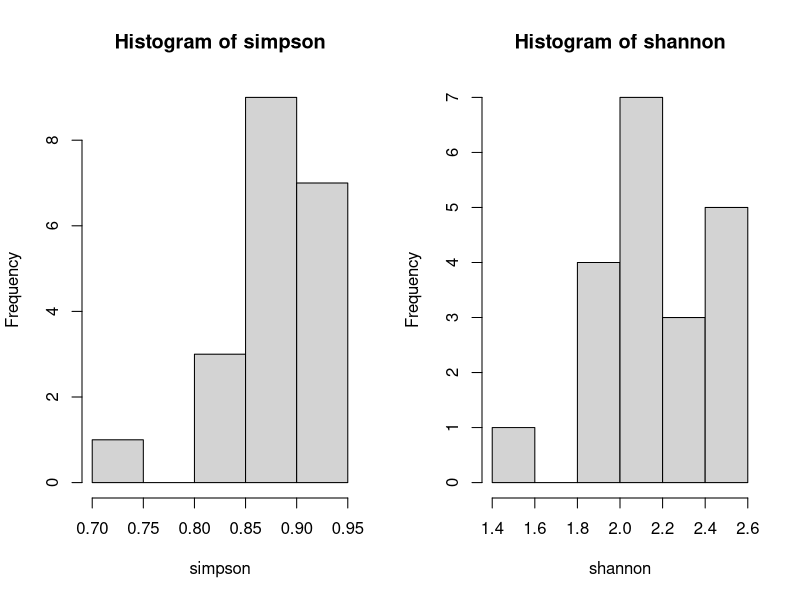
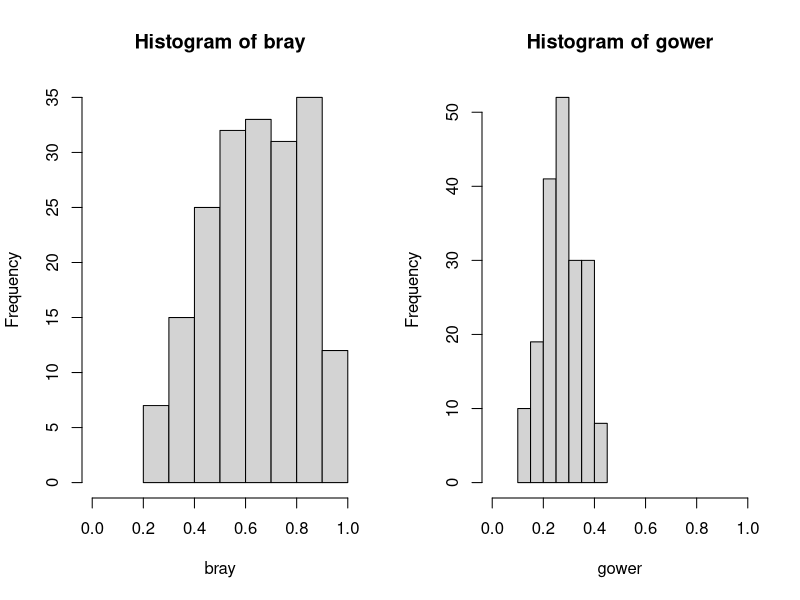
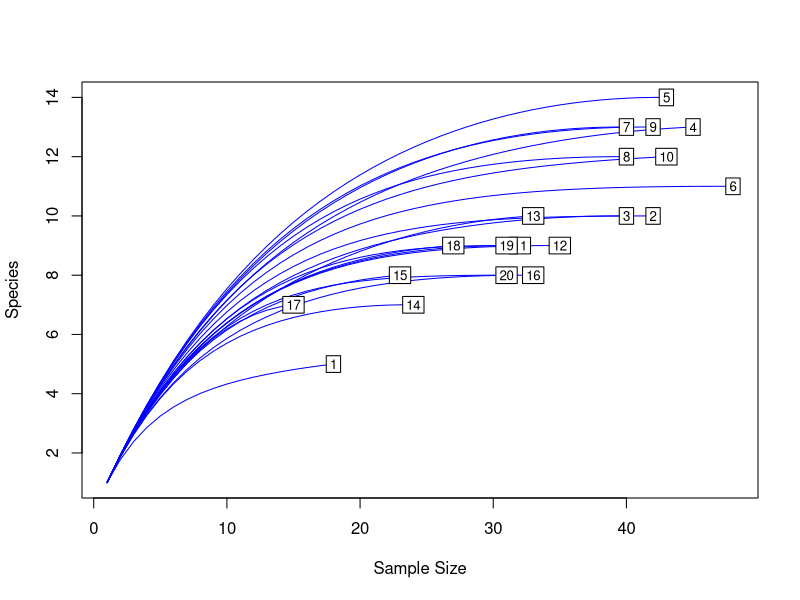
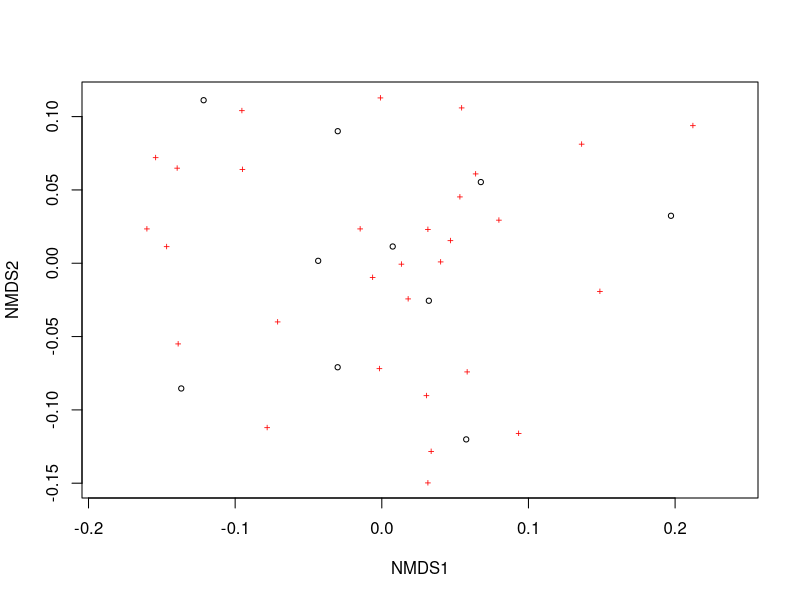
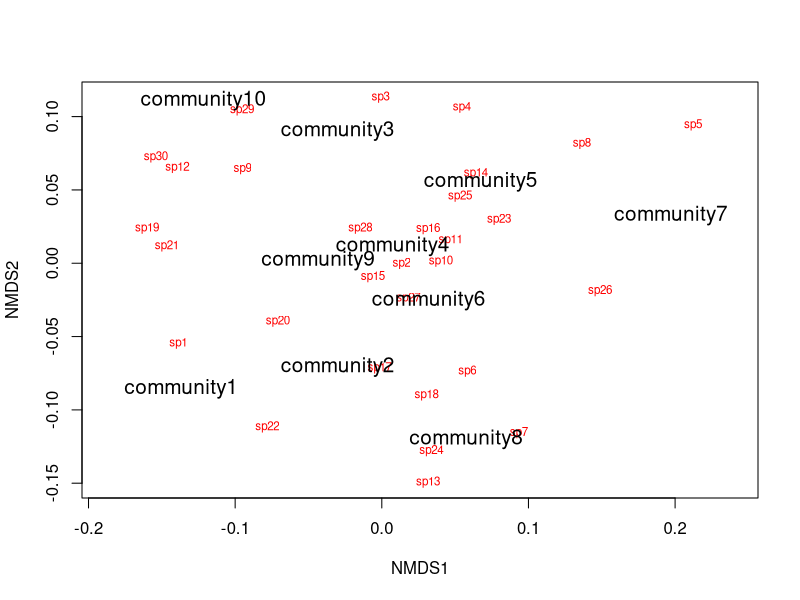
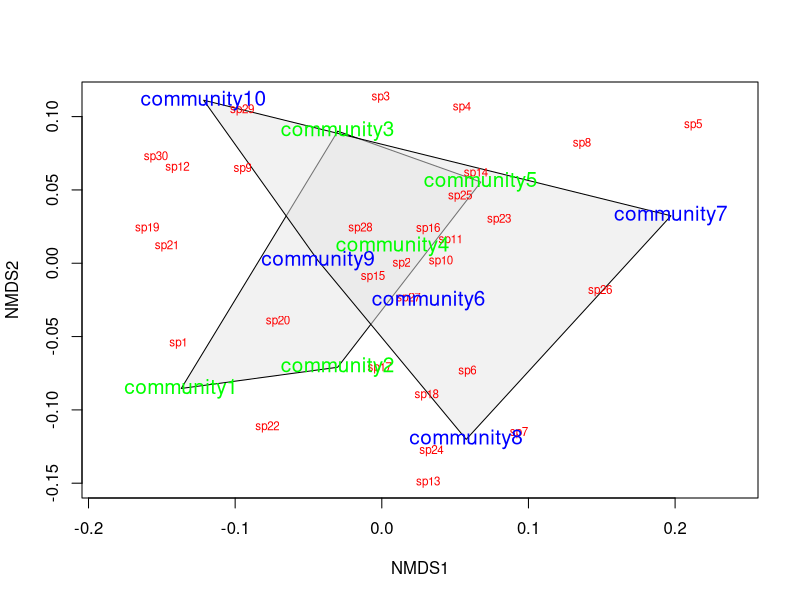
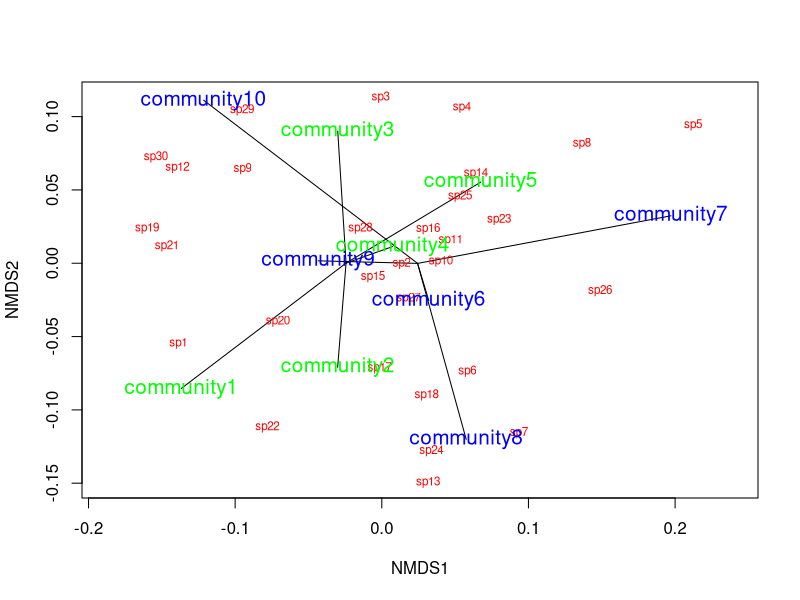
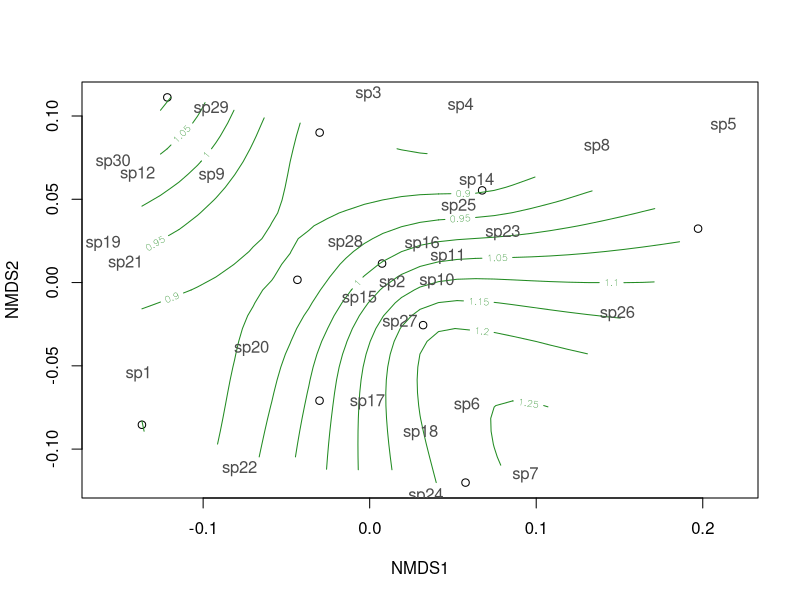

Recreate these plots in R, in order.
## Peter Clark
## Vegan - community analysis
## 26 April 2017



install.packages("vegan")
install.packages("scatterplot3d")
library("vegan")

data(package = "vegan") ## names of data sets in the package
data(dune) # Vegetation and Environment in Dutch Dune Meadows
str(dune) #a data frame of observations of 30 species at 20 sites

diversity(dune,index = "simpson") # calculate Simpson's 1-D Index of Diversity for each site. # closer to 1 = greater diversity

simpson <- diversity(dune, "simpson") # or assign to var.
simpson 

shannon <- diversity(dune) # note that Shannon's is default
shannon #Typically ranges from 1.5 - 3.4, higher = more diverse 

# lets compare the two
par(mfrow = c(1, 2))  # use par to generate panels with 1 row of 2 graphs
hist(simpson)
hist(shannon)

par(mfrow = c(1, 2))
bray = vegdist(dune, "bray") 
gower = vegdist(dune, "gower")
hist(bray, xlim = range(0.0,1.0))
hist(gower, xlim = range(0.0,1.0))

spAbund <- rowSums(dune)  #gives the number of individuals found in each plot
spAbund # view observations per plot 

raremin <- min(rowSums(dune))  #rarefaction uses the smallest number of observations per sample to extrapolate the expected number if all other samples only had that number of observations
raremin # view smallest # of obs (site 17)

sRare <- rarefy(dune, raremin) # now use function rarefy
sRare #gives an "expected"rarefied" number of species (not obs) if only 15 individuals were present

par(mfrow = c(1,1))
rarecurve(dune, col = "blue") # produces rarefaction curves # squares are site numbers positioned at observed space. To "rarefy" a larger site, follow the rarefaction curve until the curve corresponds with the lesser site obs. This gives you rarefied species richness


set.seed(2) # random no. generator / way to specify seeds, 2=no. of integers?
community_matrix=matrix(
  sample(1:100,300,replace=T),nrow=10, # counts up to 100, 300 cells
  dimnames=list(paste("community",1:10,sep=""),paste("sp",1:30,sep="")))
head(community_matrix)


example_NMDS=metaMDS(community_matrix, # Our community-by-species matrix
                     k=2) # The number of reduced dimensions. Increase if high stress is problem. 

plot(example_NMDS)


ordiplot(example_NMDS,type="n") #Ordination plot function especially for congested plots
orditorp(example_NMDS,display="species",col="red",air=0.01) #The function adds text or points to ordination plots
orditorp(example_NMDS,display="sites",cex=1.25,air=0.01)


treat=c(rep("Treatment1",5),rep("Treatment2",5))
ordiplot(example_NMDS,type="n")
ordihull(example_NMDS,groups=treat,draw="polygon",col="grey90",label=F)
orditorp(example_NMDS,display="species",col="red",air=0.01)
orditorp(example_NMDS,display="sites",col=c(rep("green",5),rep("blue",5)),
         air=0.01,cex=1.25)

#spider plot
ordiplot(example_NMDS,type="n")
ordispider(example_NMDS,groups=treat)
orditorp(example_NMDS,display="species",col="red",air=0.01)
orditorp(example_NMDS,display="sites",col=c(rep("green",5),rep("blue",5)),
         air=0.01,cex=1.25)

# Define random elevations for previous example
elevation=runif(10,0.5,1.5)
# Use the function ordisurf to plot contour lines
ordisurf(example_NMDS,elevation,main="",col="forestgreen")


# Finally, display species on plot
orditorp(example_NMDS,display="species",col="grey30",air=0.1,
         cex=1)
